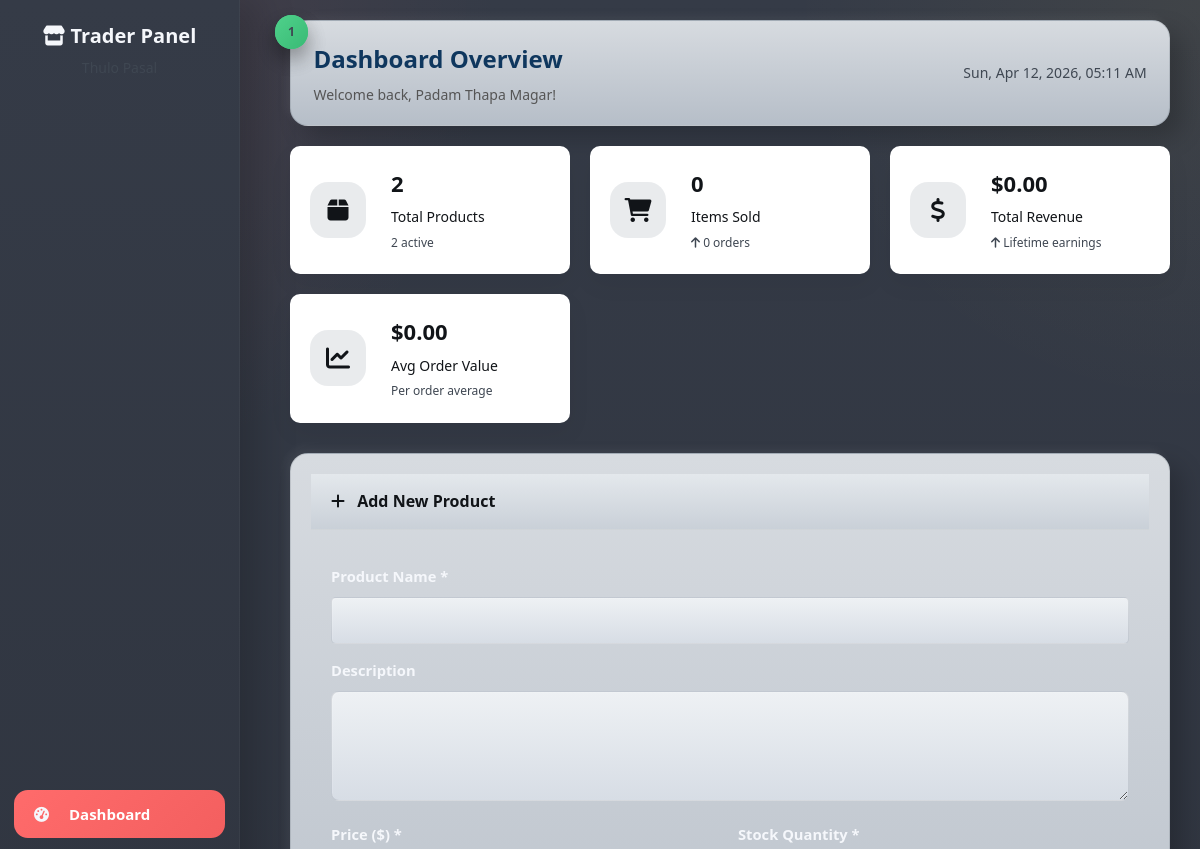
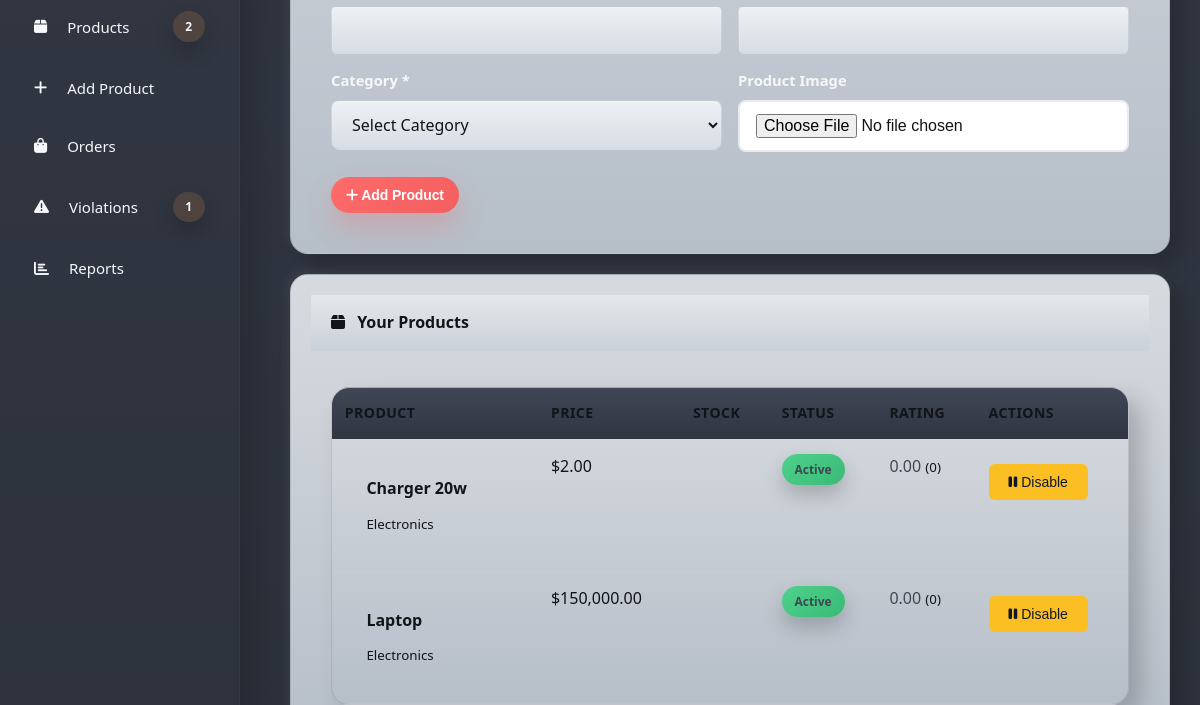
The app's page /trader/ (signed in, upper part), older data (2 pictures, top to bottom).
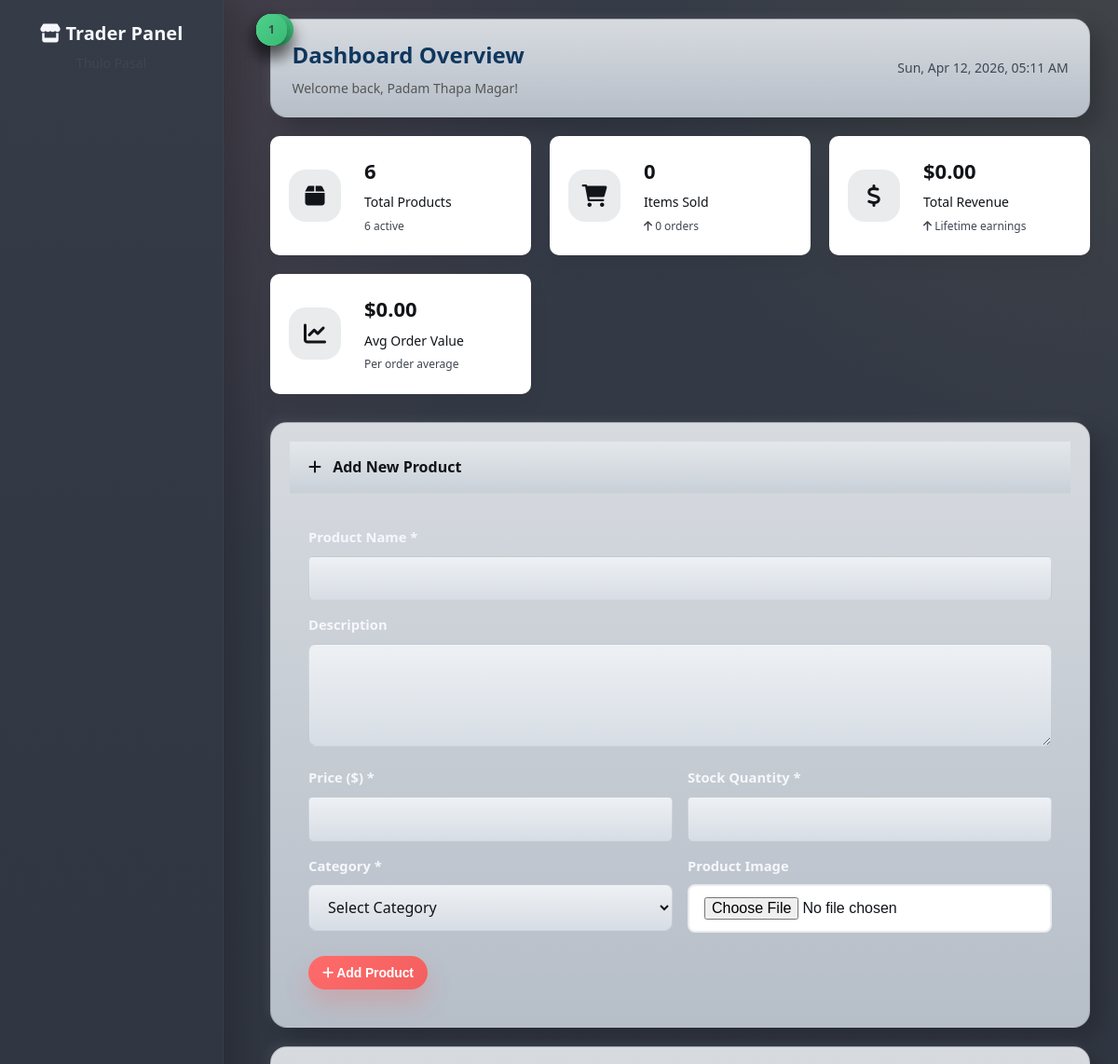
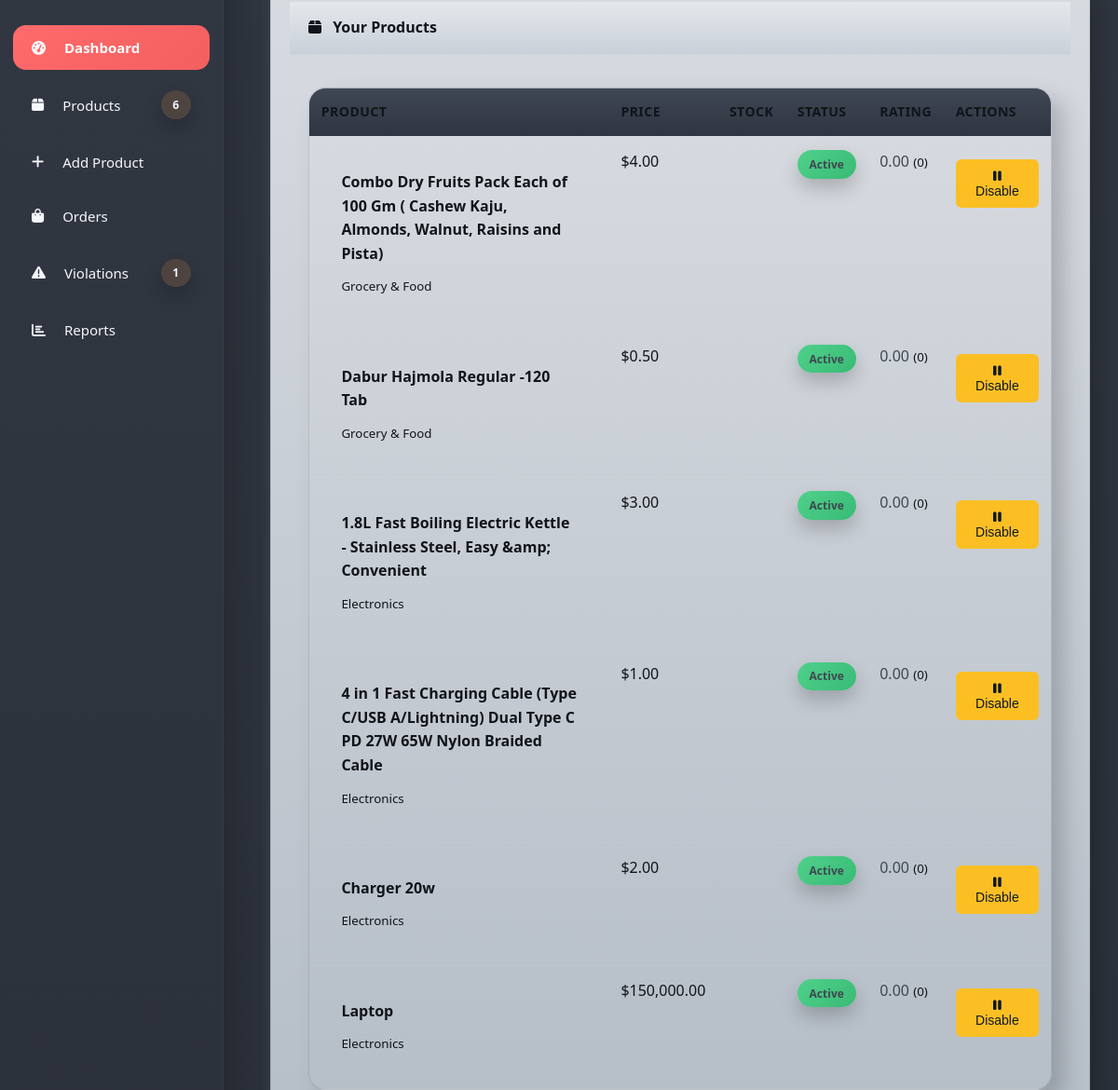
The same page, newer data (2 pictures, top to bottom).
### tables this page shows
CREATE TABLE `products` (
  `product_id` int(11) NOT NULL,
  `shop_id` int(11) NOT NULL,
  `category_id` int(11) NOT NULL,
  `product_name` varchar(100) NOT NULL,
  `description` text DEFAULT NULL,
  `price` decimal(10,2) NOT NULL,
  `stock_quantity` int(11) DEFAULT 0,
  `image_path` varchar(255) DEFAULT NULL,
  `rating` decimal(3,2) DEFAULT 0.00,
  `total_reviews` int(11) DEFAULT 0,
  `status` enum('active','inactive') DEFAULT 'active',
  `created_at` timestamp NOT NULL DEFAULT current_timestamp(),
  `updated_at` timestamp NOT NULL DEFAULT current_timestamp() ON UPDATE current_timestamp()
);

CREATE TABLE `categories` (
  `category_id` int(11) NOT NULL,
  `category_name` varchar(50) NOT NULL,
  `description` text DEFAULT NULL
);

### includes/functions.php (called while the page is built, shortened)
<?php
require_once __DIR__ . '/../config/database.php';
function formatPrice($price) {
    return '$' . number_format($price, 2);
}
function getTraderProducts($traderId) {
    global $pdo;
    $stmt = $pdo->prepare("
        SELECT p.*, s.shop_name, c.category_name
        FROM products p
        JOIN shops s ON p.shop_id = s.shop_id
        JOIN categories c ON p.category_id = c.category_id
        WHERE s.trader_id = ?
        ORDER BY p.created_at DESC
    ");
    $stmt->execute([$traderId]);
    return $stmt->fetchAll();
}
function getTraderShop($traderId) {
    global $pdo;
    $stmt = $pdo->prepare("SELECT * FROM shops WHERE trader_id = ?");
    $stmt->execute([$traderId]);
    return $stmt->fetch();
}
?>

### trader/index.php (the view, shortened to what the changed rows need)
<?php
require_once '../config/database.php';
require_once '../includes/functions.php';
$traderShop = getTraderShop($_SESSION['user_id']);
try {
    $traderStats = [];
    if ($traderShop) {
        $stmt = $pdo->prepare("SELECT COUNT(*) as total FROM products WHERE shop_id = ?");
        $stmt->execute([$traderShop['shop_id']]);
        $traderStats['total_products'] = $stmt->fetch()['total'];
        $stmt = $pdo->prepare("SELECT COUNT(*) as active FROM products WHERE shop_id = ? AND status = 'active'");
        $stmt->execute([$traderShop['shop_id']]);
        $traderStats['active_products'] = $stmt->fetch()['active'];
        $stmt = $pdo->prepare("
            SELECT COUNT(DISTINCT oi.order_id) as total_orders,
                   SUM(oi.quantity) as items_sold,
                   SUM(oi.subtotal) as total_revenue
            FROM order_items oi
            JOIN orders o ON oi.order_id = o.order_id
            WHERE oi.shop_id = ? AND o.payment_status = 'completed'
        ");
        $stmt->execute([$traderShop['shop_id']]);
        $orderStats = $stmt->fetch();
        $traderStats['total_orders'] = $orderStats['total_orders'] ?? 0;
        $traderStats['items_sold'] = $orderStats['items_sold'] ?? 0;
        $traderStats['total_revenue'] = $orderStats['total_revenue'] ?? 0;
        $traderProducts = getTraderProducts($_SESSION['user_id']);
    }
} catch (PDOException $e) {
    $error = "Failed to load dashboard data: " . $e->getMessage();
}
?>
<!DOCTYPE html>
<html lang="en">
<head>
    <link rel="stylesheet" href="../css/style.css">
    <link rel="stylesheet" href="../css/theme.css">
    <link rel="stylesheet" href="../css/theme-refresh.css">
    <link href="https://cdnjs.cloudflare.com/ajax/libs/font-awesome/6.0.0/css/all.min.css" rel="stylesheet">
</head>
<body class="trader-body">
    <nav class="trader-sidebar">
        <div class="sidebar-header">
            <h2><i class="fas fa-store"></i> Trader Panel</h2>
        </div>
        <ul class="sidebar-menu">
            <li>
                <a href="products.php">
                    <i class="fas fa-box"></i> Products
                    <?php if (isset($traderStats['active_products'])): ?>
                        <span class="badge"><?php echo $traderStats['active_products']; ?></span>
                    <?php endif; ?>
                </a>
            </li>
        </ul>
    </nav>
    <main class="trader-main">
        <div class="trader-topbar">
            <div class="topbar-left">
                <h1>Dashboard Overview</h1>
            </div>
        </div>
        <div class="trader-content">
            <?php if (!$traderShop): ?>
                <div class="alert alert-warning">
                    <i class="fas fa-exclamation-triangle"></i>
                    No shop assigned to your account. Please contact administrator to set up your shop.
                </div>
            <?php else: ?>
            <div class="stats-grid">
                <div class="stat-card">
                    <div class="stat-icon">
                        <i class="fas fa-box"></i>
                    </div>
                    <div class="stat-content">
                        <h3><?php echo number_format($traderStats['total_products']); ?></h3>
                        <p>Total Products</p>
                        <small class="stat-change">
                            <?php echo $traderStats['active_products']; ?> active
                        </small>
                    </div>
                </div>
                <div class="stat-card">
                    <div class="stat-icon">
                        <i class="fas fa-shopping-cart"></i>
                    </div>
                    <div class="stat-content">
                        <h3><?php echo number_format($traderStats['items_sold']); ?></h3>
                        <p>Items Sold</p>
                        <small class="stat-change positive">
                            <i class="fas fa-arrow-up"></i> <?php echo $traderStats['total_orders']; ?> orders
                        </small>
                    </div>
                </div>
                <div class="stat-card">
                    <div class="stat-icon">
                        <i class="fas fa-dollar-sign"></i>
                    </div>
                    <div class="stat-content">
                        <h3><?php echo formatPrice($traderStats['total_revenue']); ?></h3>
                        <p>Total Revenue</p>
                        <small class="stat-change positive">
                            <i class="fas fa-arrow-up"></i> Lifetime earnings
                        </small>
                    </div>
                </div>
                <div class="stat-card">
                    <div class="stat-icon">
                        <i class="fas fa-chart-line"></i>
                    </div>
                    <div class="stat-content">
                        <h3><?php echo $traderStats['total_orders'] > 0 ? formatPrice($traderStats['total_revenue'] / $traderStats['total_orders']) : '$0.00'; ?></h3>
                        <p>Avg Order Value</p>
                        <small class="stat-change">
                            Per order average
                        </small>
                    </div>
                </div>
            </div>
            <div class="dashboard-grid">
                <div class="dashboard-card" id="add-product-section">
                    <div class="card-header">
                        <h3><i class="fas fa-plus"></i> Add New Product</h3>
                    </div>
                    <div class="card-content">
                        <form method="POST" enctype="multipart/form-data" class="add-product-form">
                            <div class="form-group">
                                <label for="product_name">Product Name *</label>
                                <input type="text" id="product_name" name="product_name" required>
                            </div>
                            <div class="form-group">
                                <label for="description">Description</label>
                                <textarea id="description" name="description" rows="3"></textarea>
                            </div>
                            <div class="form-row">
                                <div class="form-group">
                                    <label for="price">Price ($) *</label>
                                    <input type="number" id="price" name="price" step="0.01" min="0" required>
                                </div>
                                <div class="form-group">
                                    <label for="stock_quantity">Stock Quantity *</label>
                                    <input type="number" id="stock_quantity" name="stock_quantity" min="0" required>
                                </div>
                            </div>
                            <div class="form-row">
                                <div class="form-group">
                                    <label for="category_id">Category *</label>
                                    <select id="category_id" name="category_id" required>
                                        <option value="">Select Category</option>
                                    </select>
                                </div>
                                <div class="form-group">
                                    <label for="product_image">Product Image</label>
                                    <input type="file" id="product_image" name="product_image" accept="image/*">
                                </div>
                            </div>
                            <button type="submit" class="btn-primary">
                                <i class="fas fa-plus"></i> Add Product
                            </button>
                        </form>
                    </div>
                </div>
                <div class="dashboard-card" id="products-section">
                    <div class="card-header">
                        <h3><i class="fas fa-box"></i> Your Products</h3>
                    </div>
                    <div class="card-content">
                        <?php if (empty($traderProducts)): ?>
                            <div class="empty-state">
                                <i class="fas fa-box-open"></i>
                                <p>No products added yet</p>
                                <a href="#add-product-section" class="btn-primary">Add Your First Product</a>
                            </div>
                        <?php else: ?>
                            <div class="products-table">
                                <table>
                                    <thead>
                                        <tr>
                                            <th>Product</th>
                                            <th>Price</th>
                                            <th>Stock</th>
                                            <th>Status</th>
                                            <th>Rating</th>
                                            <th>Actions</th>
                                        </tr>
                                    </thead>
                                    <tbody>
                                        <?php foreach ($traderProducts as $product): ?>
                                            <tr>
                                                <td>
                                                    <div class="product-info">
                                                        <strong><?php echo htmlspecialchars($product['product_name']); ?></strong>
                                                        <small><?php echo htmlspecialchars($product['category_name']); ?></small>
                                                    </div>
                                                </td>
                                                <td><?php echo formatPrice($product['price']); ?></td>
                                                <td>
                                                    <span class="stock-badge <?php echo $product['stock_quantity'] > 0 ? 'in-stock' : 'out-stock'; ?>">
                                                        <?php echo $product['stock_quantity']; ?>
                                                    </span>
                                                </td>
                                                <td>
                                                    <span class="status-badge status-<?php echo $product['status']; ?>">
                                                        <?php echo ucfirst($product['status']); ?>
                                                    </span>
                                                </td>
                                                <td>
                                                    <div class="rating">
                                                        <span class="rating-number"><?php echo $product['rating']; ?></span>
                                                        <small>(<?php echo $product['total_reviews']; ?>)</small>
                                                    </div>
                                                </td>
                                                <td>
                                                    <form method="POST" style="display: inline;">
                                                        <button type="submit" class="btn-small <?php echo $product['status'] === 'active' ? 'btn-warning' : 'btn-success'; ?>">
                                                            <i class="fas fa-<?php echo $product['status'] === 'active' ? 'pause' : 'play'; ?>"></i>
                                                            <?php echo $product['status'] === 'active' ? 'Disable' : 'Enable'; ?>
                                                        </button>
                                                    </form>
                                                </td>
                                            </tr>
                                        <?php endforeach; ?>
                                    </tbody>
                                </table>
                            </div>
                        <?php endif; ?>
                    </div>
                </div>
            </div>
            <?php endif;  ?>
        </div>
    </main>
</body>
</html>

Row changes from the older to the newer data that the page shows:
added products: product_name "Combo Dry Fruits Pack Each of 100 Gm ( Cashew Kaju, Almonds, Walnut, Raisins and Pista)", category.category_name "Grocery & Food", price "$4.00", stock_quantity "10", status "Active", rating "0.00", total_reviews "0", shows "Disable"
added products: product_name "Dabur Hajmola Regular -120 Tab", category.category_name "Grocery & Food", price "$0.50", stock_quantity "14", status "Active", rating "0.00", total_reviews "0", shows "Disable"
added products: product_name "1.8L Fast Boiling Electric Kettle - Stainless Steel, Easy &amp; Convenient", category.category_name "Electronics", price "$3.00", stock_quantity "4", status "Active", rating "0.00", total_reviews "0", shows "Disable"
added products: product_name "4 in 1 Fast Charging Cable (Type C/USB A/Lightning) Dual Type C PD 27W 65W Nylon Braided Cable", category.category_name "Electronics", price "$1.00", stock_quantity "5", status "Active", rating "0.00", total_reviews "0", shows "Disable"
Text that changed along with them:
$traderStats['active_products']: "2" → "6"
$traderStats['total_products']: "2" → "6"
